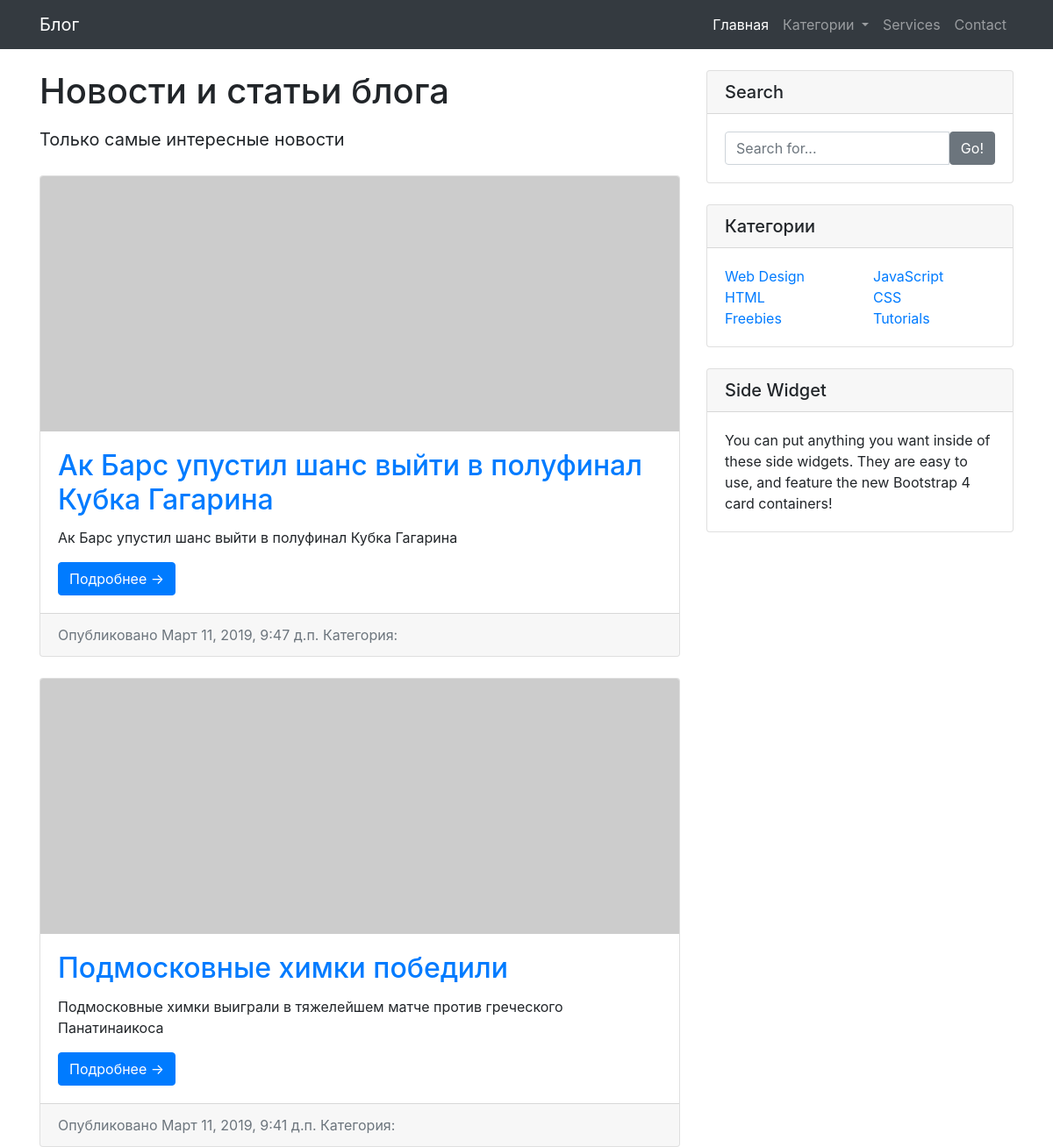
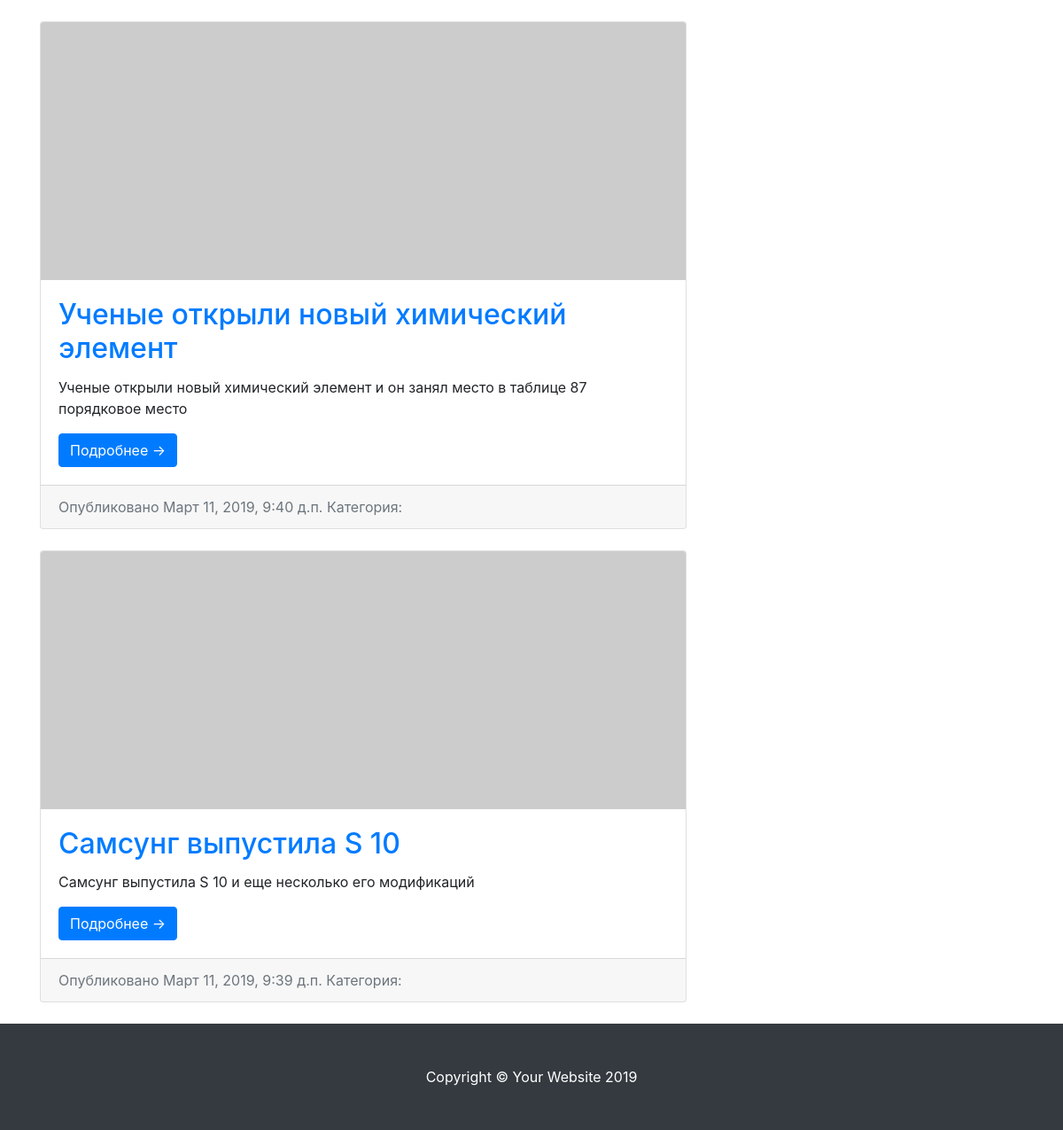
Page /news/ on the committed database (2 pictures, top to bottom).
### news/models.py (models this page shows, shortened)
class Post(models.Model):
    category = models.ForeignKey(
        Category,
        verbose_name="Категория",
        on_delete=models.SET_NULL,
        null=True
    ) #при удалении категории поле "категория" в статье будет задана как "null"
    author = models.ForeignKey(
        "auth.User",
        on_delete=models.CASCADE,
        verbose_name="Автор статьи",
        blank=True
    )
    tags = models.ManyToManyField(Tag, verbose_name="Теги")
    title = models.CharField("Название статьи", max_length=250)
    sub_title = models.CharField("Подзаголовок", max_length=150, blank=False)
    slug = models.SlugField("url", max_length=250, unique=True, blank=False)
    text = models.TextField("Текст статьи")
    image = models.ImageField("Картинка статьи", upload_to="post/", blank=True)
    is_private = models.BooleanField("Отображение для всех", default=True, null=True)
    template_name = models.CharField("Шаблон статьи", max_length=200, default="news/post-detail.html", blank=False)
    created = models.DateTimeField("Дата создания", auto_now_add=True)
    updated = models.DateTimeField(
        "Дата обновления статьи",
        default=timezone.now,
        blank=True,
        null=True
    )
    pub_date = models.DateTimeField(
        "Дата публикации",
        default=timezone.now,
        blank=False,
        null=True
    )
    published = models.BooleanField("Опубликовать?", default=True, blank=False)
    def get_absolute_url(self):
        return reverse('post_detail_url', kwargs={"category": self.category.slug, "slug": self.slug})
    class Meta:
        verbose_name = "Статья"
        verbose_name_plural = "Статьи"
        ordering = ["-pub_date"]

### news/views.py (the view)
# urls.py: path('', PostList.as_view(), name="post_list_url"),
class PostList(ListView):
    context_object_name = "posts"
    def get_queryset(self):
        if self.kwargs.get('category') is not None:
            post_list = Post.objects.filter(
                category__slug=self.kwargs.get('category'),
                published=True,
                pub_date__lte=datetime.now(),
            )
            if self.request.user.is_authenticated:
                posts = post_list
            else:
                posts = post_list.filter(is_private=False)
            if posts.exists():
                self.paginate_by = posts.first().category.pagination
                self.template_name = posts.first().category.template_name
        else:
            posts = Post.objects.all()
            self.paginate_by = 5
            self.template_name = 'news/post-list.html'
        return posts

### templates/news/post-list.html
{% extends "base.html" %}
{% block content %}
    <div class="col-md-8">
        <h1 class="my-4">Новости и статьи блога<br/>
            <small style="font-size: 50%;">Только самые интересные новости</small></>
        </h1>
        {% for post in posts %}
            <div class="card mb-4">
                <img class="card-img-top" src="http://placehold.it/750x300" alt="Card image cap">
                <div class="card-body">
                    <h2 class="card-title"><a href="{{ post.get_absolute_url }}">{{ post.title }}</a>
                    </h2>
                    <p class="card-text">{{ post.text }}</p>
                    <a href="{{ post.get_absolute_url }}" class="btn btn-primary">Подробнее &rarr;</a>
                </div>
                <div class="card-footer text-muted">
                    Опубликовано {{ post.pub_date }} Категория:
                </div>
            </div>
        {% endfor %}
    </div>
{% endblock %}

### templates/base.html (shortened to what this page needs)
<!DOCTYPE html>
{% load static %}
<html lang="en">
<head>
    <link href="{% static "css/bootstrap.min.css" %}" rel="stylesheet">
    <link href="{% static "css/blog-home.css" %}" rel="stylesheet">
    <link href="{% static "css/blog-post.css" %}" rel="stylesheet">
</head>
<body>
<nav class="navbar navbar-expand-lg navbar-dark bg-dark fixed-top">
    <div class="container">
        <a class="navbar-brand" href="/">
            Блог
        </a>
        <div class="collapse navbar-collapse" id="navbarResponsive">
            <ul class="navbar-nav ml-auto">
                <li class="nav-item active">
                    <a class="nav-link" href="/">Главная
                    </a>
                </li>
                <li class="nav-item dropdown">
                    <a class="nav-link dropdown-toggle" href="#" id="navbarDropdown" role="button"
                       data-toggle="dropdown" aria-haspopup="true" aria-expanded="false">
                        Категории
                    </a>
                </li>
                <li class="nav-item">
                    <a class="nav-link" href="#">Services</a>
                </li>
                <li class="nav-item">
                    <a class="nav-link" href="#">Contact</a>
                </li>
            </ul>
        </div>
    </div>
</nav>
<div class="container">
    <div class="row">
        {% block content %}{% endblock content %}
        {% block sidebar %}
            <div class="col-md-4">
                <div class="card my-4">
                    <h5 class="card-header">Search</h5>
                    <div class="card-body">
                        <div class="input-group">
                            <input type="text" class="form-control" placeholder="Search for...">
                            <span class="input-group-btn">
                <button class="btn btn-secondary" type="button">Go!</button>
              </span>
                        </div>
                    </div>
                </div>
                <div class="card my-4">
                    <h5 class="card-header">Категории</h5>
                    <div class="card-body">
                        <div class="row">
                            <div class="col-lg-6">
                                <ul class="list-unstyled mb-0">
                                    <li>
                                        <a href="#">Web Design</a>
                                    </li>
                                    <li>
                                        <a href="#">HTML</a>
                                    </li>
                                    <li>
                                        <a href="#">Freebies</a>
                                    </li>
                                </ul>
                            </div>
                            <div class="col-lg-6">
                                <ul class="list-unstyled mb-0">
                                    <li>
                                        <a href="#">JavaScript</a>
                                    </li>
                                    <li>
                                        <a href="#">CSS</a>
                                    </li>
                                    <li>
                                        <a href="#">Tutorials</a>
                                    </li>
                                </ul>
                            </div>
                        </div>
                    </div>
                </div>
                <div class="card my-4">
                    <h5 class="card-header">Side Widget</h5>
                    <div class="card-body">
                        You can put anything you want inside of these side widgets. They are easy to use, and feature
                        the new Bootstrap 4 card containers!
                    </div>
                </div>
            </div>
        {% endblock sidebar %}
    </div>
</div>
<footer class="py-5 bg-dark">
    <div class="container">
        <p class="m-0 text-center text-white">Copyright &copy; Your Website 2019</p>
    </div>
</footer>
</body>
</html>

### static/css/blog-home.css (style rules this page uses)
body { padding-top: 56px; }

### static/css/blog-post.css (style rules this page uses)
body { padding-top: 56px; }

### rows in the picture
Post: title "Ак Барс упустил шанс выйти в полуфинал Кубка Гагарина", text "Ак Барс упустил шанс выйти в полуфинал Кубка Гагарина", pub_date "Март 11, 2019, 9:47 д.п."
Post: title "Подмосковные химки победили", text "Подмосковные химки выиграли в тяжелейшем матче против греческого Панатинаикоса", pub_date "Март 11, 2019, 9:41 д.п."
Post: title "Ученые открыли новый химический элемент", text "Ученые открыли новый химический элемент и он занял место в таблице 87 порядковое место", pub_date "Март 11, 2019, 9:40 д.п."
Post: title "Самсунг выпустила S 10", text "Самсунг выпустила S 10 и еще несколько его модификаций", pub_date "Март 11, 2019, 9:39 д.п."
